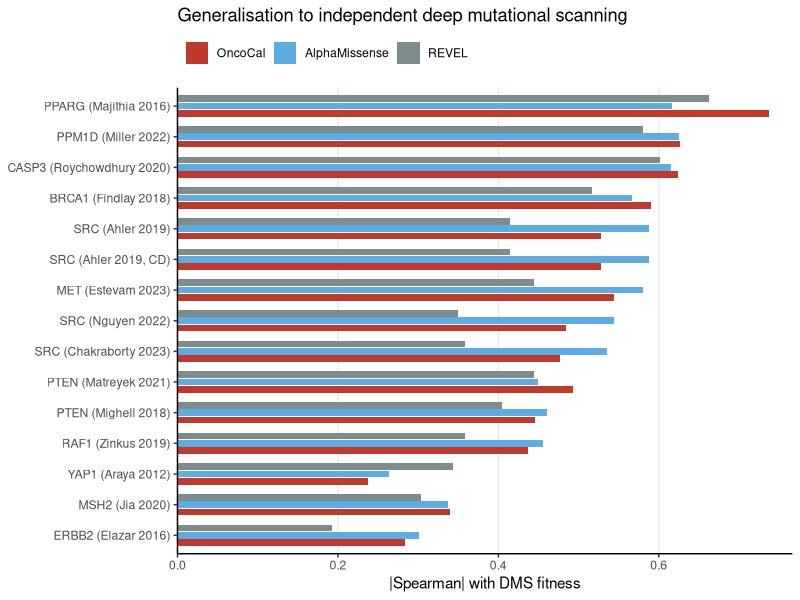
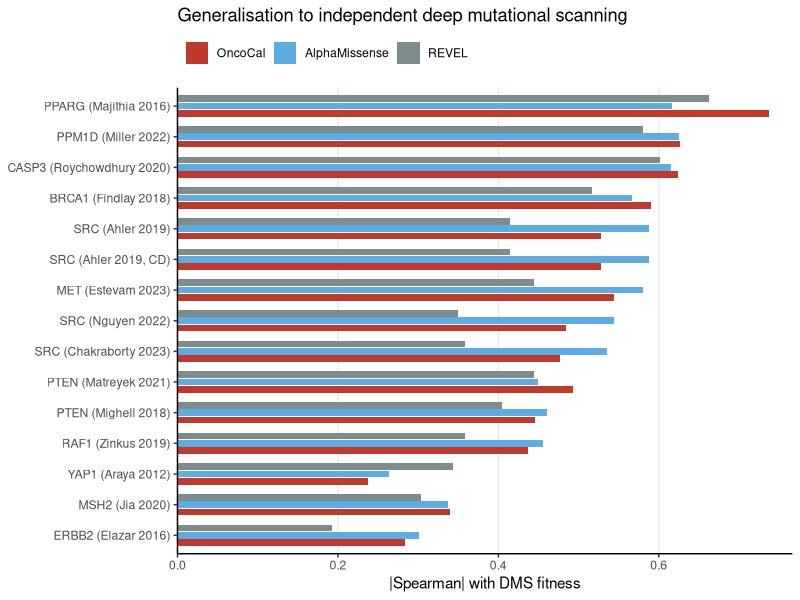

Write R code to recreate these figures, in order.
# Fig 5 — External validation on independent DMS (ProteinGym v1.3)
# Input: tables/external_validation_dms.tsv  Output: fig6_dms_spearman.{pdf,png}
# 메시지: 모델 |Spearman| 0.492 ~= AlphaMissense 0.502 > REVEL 0.426; 방향 정확(일반화).
suppressPackageStartupMessages({library(tidyverse)})

# ProteinGym assay ID -> 깔끔한 라벨 "GENE (Author Year)"
clean_label <- function(assay) {
  g  <- sub("_HUMAN.*", "", assay)
  yr <- str_extract(assay, "(19|20)[0-9]{2}")
  au <- str_match(assay, "_HUMAN_([A-Za-z]+)")[, 2]
  lab <- paste0(g, " (", au, " ", yr, ")")
  ifelse(grepl("_CD_", assay), sub("\\)$", ", CD)", lab), lab)  # SRC Ahler 2019 중복 구분
}

d <- read.delim("tables/external_validation_dms.tsv", check.names = FALSE) %>%
  filter(!is.na(spearman_MODEL) & spearman_MODEL != "") %>%
  mutate(across(starts_with("spearman_"), as.numeric),
         label = clean_label(assay)) %>%
  pivot_longer(starts_with("spearman_"), names_to = "predictor",
               names_prefix = "spearman_", values_to = "rho") %>%
  mutate(absrho = abs(rho),
         predictor = factor(recode(predictor, MODEL = "OncoCal"),
                            levels = c("OncoCal","AlphaMissense","REVEL")),
         label = fct_reorder(label, absrho, .fun = max))

# 색: Fig 3과 통일(OncoCal 빨강, AlphaMissense 연파랑), REVEL 회색
pal <- c("OncoCal" = "#C0392B", "AlphaMissense" = "#5DADE2", "REVEL" = "#7F8C8D")

p <- ggplot(d, aes(absrho, label, fill = predictor)) +
  geom_col(position = position_dodge(width = 0.72), width = 0.66) +
  scale_fill_manual(values = pal, name = NULL) +
  scale_x_continuous(expand = expansion(mult = c(0, 0.04))) +
  labs(x = "|Spearman| with DMS fitness", y = NULL,
       title = "Generalisation to independent deep mutational scanning") +
  theme_classic(base_size = 11) +
  theme(legend.position = "top", legend.justification = "left",
        panel.grid.major.x = element_line(color = "grey92"))

ggsave("figures_R/fig6_dms_spearman.pdf", p, width = 6.5, height = 5.5)
ggsave("figures_R/fig6_dms_spearman.png", p, width = 6.5, height = 5.5, dpi = 300)
